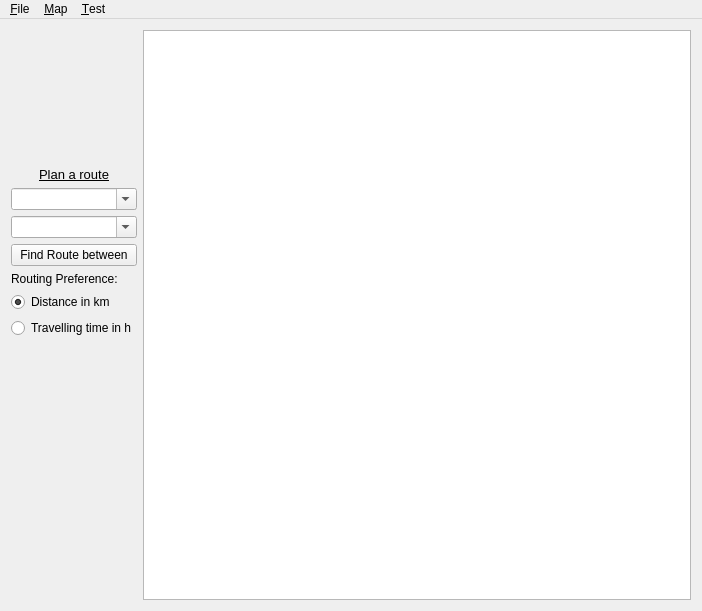
<?xml version="1.0" encoding="UTF-8"?>
<ui version="4.0">
 <class>MainWindow</class>
 <widget class="QMainWindow" name="MainWindow">
  <property name="geometry">
   <rect>
    <x>0</x>
    <y>0</y>
    <width>702</width>
    <height>611</height>
   </rect>
  </property>
  <property name="windowTitle">
   <string>StreetPlanner</string>
  </property>
  <widget class="QWidget" name="centralWidget">
   <layout class="QVBoxLayout" name="verticalLayout">
    <item>
     <layout class="QGridLayout" name="gridLayout">
      <item row="6" column="0">
       <widget class="QRadioButton" name="rbRoutingDistance">
        <property name="text">
         <string>Distance in km</string>
        </property>
        <property name="checked">
         <bool>true</bool>
        </property>
       </widget>
      </item>
      <item row="7" column="0">
       <widget class="QRadioButton" name="rbRoutingTime">
        <property name="text">
         <string>Travelling time in h</string>
        </property>
       </widget>
      </item>
      <item row="5" column="0">
       <widget class="QLabel" name="lblRoutingPreference">
        <property name="sizePolicy">
         <sizepolicy hsizetype="Preferred" vsizetype="Fixed">
          <horstretch>0</horstretch>
          <verstretch>0</verstretch>
         </sizepolicy>
        </property>
        <property name="text">
         <string>Routing Preference:</string>
        </property>
       </widget>
      </item>
      <item row="0" column="1" rowspan="10">
       <widget class="QGraphicsView" name="graphicsView"/>
      </item>
      <item row="8" column="0" rowspan="2">
       <spacer name="verticalSpacer">
        <property name="orientation">
         <enum>Qt::Vertical</enum>
        </property>
        <property name="sizeHint" stdset="0">
         <size>
          <width>20</width>
          <height>40</height>
         </size>
        </property>
       </spacer>
      </item>
      <item row="4" column="0">
       <widget class="QPushButton" name="cmdFindRoute">
        <property name="text">
         <string>Find Route between</string>
        </property>
       </widget>
      </item>
      <item row="3" column="0">
       <widget class="QComboBox" name="cbRouteCity2">
        <property name="editable">
         <bool>true</bool>
        </property>
       </widget>
      </item>
      <item row="2" column="0">
       <widget class="QComboBox" name="cbRouteCity1">
        <property name="editable">
         <bool>true</bool>
        </property>
       </widget>
      </item>
      <item row="1" column="0">
       <widget class="QLabel" name="lblRouter">
        <property name="sizePolicy">
         <sizepolicy hsizetype="Preferred" vsizetype="Maximum">
          <horstretch>0</horstretch>
          <verstretch>0</verstretch>
         </sizepolicy>
        </property>
        <property name="text">
         <string>&lt;html&gt;&lt;head/&gt;&lt;body&gt;&lt;p&gt;&lt;span style=&quot; font-size:10pt; text-decoration: underline;&quot;&gt;Plan a route&lt;/span&gt;&lt;/p&gt;&lt;/body&gt;&lt;/html&gt;</string>
        </property>
        <property name="alignment">
         <set>Qt::AlignCenter</set>
        </property>
       </widget>
      </item>
     </layout>
    </item>
   </layout>
  </widget>
  <widget class="QMenuBar" name="menuBar">
   <property name="geometry">
    <rect>
     <x>0</x>
     <y>0</y>
     <width>702</width>
     <height>21</height>
    </rect>
   </property>
   <widget class="QMenu" name="menuFile">
    <property name="title">
     <string>&amp;File</string>
    </property>
    <addaction name="actLoadFromDisk"/>
    <addaction name="actSaveToDisk"/>
   </widget>
   <widget class="QMenu" name="menuMap">
    <property name="title">
     <string>&amp;Map</string>
    </property>
    <addaction name="actAddCity"/>
    <addaction name="actAddStreet"/>
    <addaction name="separator"/>
    <addaction name="actFillMapNrw"/>
    <addaction name="actClearMap"/>
   </widget>
   <widget class="QMenu" name="menuTest">
    <property name="title">
     <string>&amp;Test</string>
    </property>
    <addaction name="actTestDrawCity"/>
    <addaction name="actTestDrawMap"/>
    <addaction name="actTestDrawMapStreets"/>
    <addaction name="actTestAbstractMap"/>
    <addaction name="actTestDijkstra"/>
   </widget>
   <addaction name="menuFile"/>
   <addaction name="menuMap"/>
   <addaction name="menuTest"/>
  </widget>
  <action name="actAddCity">
   <property name="text">
    <string>Add City</string>
   </property>
   <property name="shortcut">
    <string>Alt+C</string>
   </property>
  </action>
  <action name="actAddStreet">
   <property name="text">
    <string>Add Street</string>
   </property>
   <property name="shortcut">
    <string>Alt+A</string>
   </property>
  </action>
  <action name="actFillMapNrw">
   <property name="text">
    <string>Fill Map NRW</string>
   </property>
   <property name="shortcut">
    <string>Alt+F</string>
   </property>
  </action>
  <action name="actClearMap">
   <property name="text">
    <string>Clear Map</string>
   </property>
   <property name="shortcut">
    <string>Alt+C</string>
   </property>
  </action>
  <action name="actLoadFromDisk">
   <property name="text">
    <string>Load Map from disk</string>
   </property>
   <property name="shortcut">
    <string>Ctrl+O</string>
   </property>
  </action>
  <action name="actSaveToDisk">
   <property name="text">
    <string>Save Map to disk</string>
   </property>
   <property name="shortcut">
    <string>Ctrl+S</string>
   </property>
  </action>
  <action name="actTestDrawCity">
   <property name="text">
    <string>Test Draw City</string>
   </property>
   <property name="shortcut">
    <string>Ctrl+1</string>
   </property>
  </action>
  <action name="actTestDrawMap">
   <property name="text">
    <string>Test Draw Map</string>
   </property>
   <property name="shortcut">
    <string>Ctrl+2</string>
   </property>
  </action>
  <action name="actTestDrawMapStreets">
   <property name="text">
    <string>Test Draw Map w/ Streets</string>
   </property>
   <property name="shortcut">
    <string>Ctrl+3</string>
   </property>
  </action>
  <action name="actTestAbstractMap">
   <property name="text">
    <string>Test Abstract Map (from L2P)</string>
   </property>
   <property name="shortcut">
    <string>Ctrl+4</string>
   </property>
  </action>
  <action name="actTestDijkstra">
   <property name="text">
    <string>Test Dijkstra</string>
   </property>
   <property name="shortcut">
    <string>Ctrl+5</string>
   </property>
  </action>
 </widget>
 <layoutdefault spacing="6" margin="11"/>
 <tabstops>
  <tabstop>graphicsView</tabstop>
  <tabstop>cbRouteCity2</tabstop>
  <tabstop>cmdFindRoute</tabstop>
  <tabstop>rbRoutingDistance</tabstop>
  <tabstop>rbRoutingTime</tabstop>
 </tabstops>
 <resources/>
 <connections/>
</ui>
